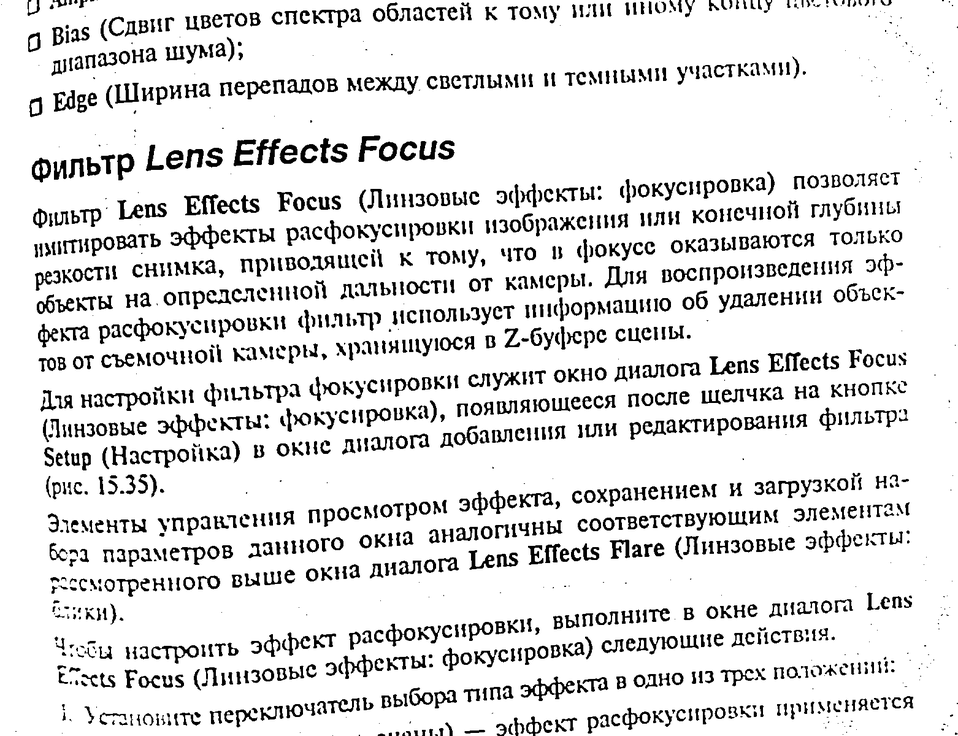
//> input picture project/AdaptiveIntegralThresholding-master/build/threshold_opencv.png, 958 x 736 px, shrunk from 1562 x 1200 before the run
$ ./main build/threshold_opencv.png   (built with g++ and OpenCV 4)
//> lines starting //> are read from the running program, lines starting //| are printed output that depends on the picture; after the words box and inside, x2 and y2 are one past the last pixel; in counts of white or black regions, pixels touching at a corner belong together
### project/AdaptiveIntegralThresholding-master/ThresholdMethods.h
// ThresholdMethods.h

#ifndef THRESHOLDMETHODS_H
#define THRESHOLDMETHODS_H

#include <opencv2/core.hpp>

// void thresholdIntegral(const cv::Mat &inputMat, cv::Mat &outputMat);
// cv::Mat binarizeImage(const cv::Mat& grayImage, const cv::Mat& localMean, const cv::Mat& localStdDev, int windowSize, double sigma_global_min, double sigma_global_max);
void calcMeanAndStdDev(const cv::Mat& image, cv::Mat& mean, cv::Mat& stddev, int windowSize);
cv::Mat binarizeImage(const cv::Mat& grayImage, const cv::Mat& threshold) ;
void calcThresholdMatrix(const cv::Mat& grayImage, const cv::Mat& localMean, const cv::Mat& localStdDev, cv::Mat& threshold);
// Prototype for the custom thresholding method
// void customBinarization(const cv::Mat& src, cv::Mat& dst, int windowSize);


#endif // THRESHOLDMETHODS_H

### project/AdaptiveIntegralThresholding-master/ThresholdMethods.cpp
// ThresholdMethods.cpp
#include <omp.h>
#include "ThresholdMethods.h"
#include <opencv2/opencv.hpp>
#include <algorithm>
#include <chrono>
#include <opencv2/imgproc/imgproc.hpp>
#include <cmath>
#include <iostream>
#include <limits>
using namespace std;
// Helper function to calculate mean and standard deviation within a window
void calcMeanAndStdDev(const cv::Mat& image, cv::Mat& mean, cv::Mat& stddev, int windowSize) {
    cv::Mat sum, sumSq;
    cv::integral(image, sum, sumSq, CV_64F);
    cout << "Inside calcMeanAndStdDev function" << endl;

    cv::integral(image, sum, sumSq, CV_64F);
    cout << "Sum and sumSq matrices should be of size: " << image.rows + 1 << "x" << image.cols + 1 << endl;
    cout << "Actual sizes are: sum - " << sum.rows << "x" << sum.cols << ", sumSq - " << sumSq.rows << "x" << sumSq.cols << endl;

    // Initialize mean and stddev with the correct size and type
    mean.create(image.size(), CV_64F);
    stddev.create(image.size(), CV_64F);
    for (int y = 0; y < image.rows; ++y) {
        for (int x = 0; x < image.cols; ++x) {

            int x0 = std::max(0, x - windowSize / 2);
            int y0 = std::max(0, y - windowSize / 2);
            int x1 = std::min(image.cols - 1, x + windowSize / 2);
            int y1 = std::min(image.rows - 1, y + windowSize / 2);
            // It's crucial to ensure that all indices are within valid range
            if (x0 < 0 || x1 >= sum.cols || y0 < 0 || y1 >= sum.rows) {
                cerr << "Index out of range!" << endl;
                continue; // Skip this iteration to avoid segmentation fault
            }
            double area = (x1 - x0) * (y1 - y0);
            double sumVal = sum.at<double>(y1, x1) - sum.at<double>(y0, x1) - sum.at<double>(y1, x0) + sum.at<double>(y0, x0);
            double sumSqVal = sumSq.at<double>(y1, x1) - sumSq.at<double>(y0, x1) - sumSq.at<double>(y1, x0) + sumSq.at<double>(y0, x0);
            // Check if the variance is non-negative before taking the square root
            mean.at<double>(y, x) = sumVal / area;
            double variance = sumSqVal / area - mean.at<double>(y, x) * mean.at<double>(y, x);
            if (variance < 0) {
                cerr << "Negative variance encountered!" << endl;
                stddev.at<double>(y, x) = 0;
            } else {
                stddev.at<double>(y, x) = sqrt(variance);
            }
            stddev.at<double>(y, x) = sqrt(sumSqVal / area - mean.at<double>(y, x) * mean.at<double>(y, x));

        }
    }
        cout << "Mean and standard deviation calculated successfully." << endl;
}

// [35 lines of commented-out code are left out]

void calcThresholdMatrix(const cv::Mat& grayImage, const cv::Mat& localMean, const cv::Mat& localStdDev, cv::Mat& threshold) {
    auto start = std::chrono::high_resolution_clock::now();
    double mg = cv::mean(grayImage)[0];
    cout << "Inside calcThresholdMatrix function" << endl;
    threshold = cv::Mat::zeros(grayImage.size(), CV_64F);
    // 定义块大小
    int blockSize = 16; // 根据您的具体情况可能需要调整

    double sigmaMin = *std::min_element(localStdDev.begin<double>(), localStdDev.end<double>());
    double sigmaMax = *std::max_element(localStdDev.begin<double>(), localStdDev.end<double>());

    #pragma omp parallel for collapse(2) schedule(dynamic, blockSize)
    for (int y = 0; y < grayImage.rows; y += blockSize) {
        for (int x = 0; x < grayImage.cols; x += blockSize) {
            // 确定每个块的实际尺寸，处理边界情况

            int blockHeight = std::min(blockSize, grayImage.rows - y);
            int blockWidth = std::min(blockSize, grayImage.cols - x);

            for (int i = y; i < y + blockHeight; ++i) {
                for (int j = x; j < x + blockWidth; ++j) {

                    double mw = localMean.at<double>(i, j);
                    double sigmaW = localStdDev.at<double>(i, j);
                    if (sigmaW == 0) sigmaW = 1e-6;

                    double sigmaAdaptive = (sigmaW - sigmaMin) / (sigmaMax - sigmaMin);
                    double T;
                    double denominator = (mg + sigmaW) * (sigmaAdaptive + sigmaW);
                    if (denominator == 0)
                    {
                        threshold.at<double>(i, j) = 0;
                    } else {double T = mw - (mw * mw - sigmaW * sigmaW) / denominator;
                            threshold.at<double>(i, j) = T;
                    }
                }
            }
        }
    }
}

cv::Mat binarizeImage(const cv::Mat& grayImage, const cv::Mat& threshold) {
    cv::Mat binaryImage = cv::Mat::zeros(grayImage.size(), CV_8U); // 创建与输入图像相同尺寸的空白图像

    for (int y = 0; y < grayImage.rows; ++y) {
        for (int x = 0; x < grayImage.cols; ++x) {
            binaryImage.at<uchar>(y, x) = (grayImage.at<uchar>(y, x) <= threshold.at<double>(y, x)) ? 0 : 255;
        }
    }

    return binaryImage;
}


// [90 lines of commented-out code are left out]

### project/AdaptiveIntegralThresholding-master/main.cpp
#include <opencv2/core.hpp>
#include <opencv2/highgui/highgui.hpp>
#include <opencv2/imgproc/imgproc.hpp>
#include "ThresholdMethods.h"
#include <iostream>
#include <sstream>

using namespace std;
using namespace cv;
bool headless = false;


int main(int argc, char *argv[])
{
    if (argc != 2) {
        cerr << "Usage: " << argv[0] << " <ImagePath>" << endl;
        return -1;
    }

    cout << "Loading image..." << endl;
    Mat src = imread(argv[1], IMREAD_GRAYSCALE);
//> src is the input picture: 736 rows x 958 cols, CV_8UC1; min 0, max 255, mean 224.2

    if (src.empty()) {
        cerr << "Problem loading image!!!" << endl;
        return -1;
    } else {
        cout << "Image loaded successfully." << endl;
    }

    Mat gray;

    if (src.channels() == 3) {
        cvtColor(src, gray, COLOR_BGR2GRAY);
    } else {
        gray = src;
    }


    // 平滑滤波
    Mat blurred;
    GaussianBlur(gray, blurred, Size(5, 5), 0);

    // 自适应阈值
    Mat bw;
    int blockSize = 21;  // 假设文本较大，可以尝试更大或更小的值
    double C = 3.5;        // 可能需要微调
    adaptiveThreshold(blurred, bw, 255, ADAPTIVE_THRESH_GAUSSIAN_C, THRESH_BINARY, blockSize, C);
//> bw: 736 rows x 958 cols, CV_8UC1; 82.8% white; 1423 black regions (232 under 20 px), largest, box (x1, y1, x2, y2) and area: (157, 412, 217, 439) 543, (520, 676, 575, 702) 537, (170, 224, 219, 251) 528

    // 形态学操作：使用一个小的矩形核进行开运算
    Mat kernel = getStructuringElement(MORPH_RECT, Size(3, 3));
    morphologyEx(bw, bw, MORPH_OPEN, kernel);
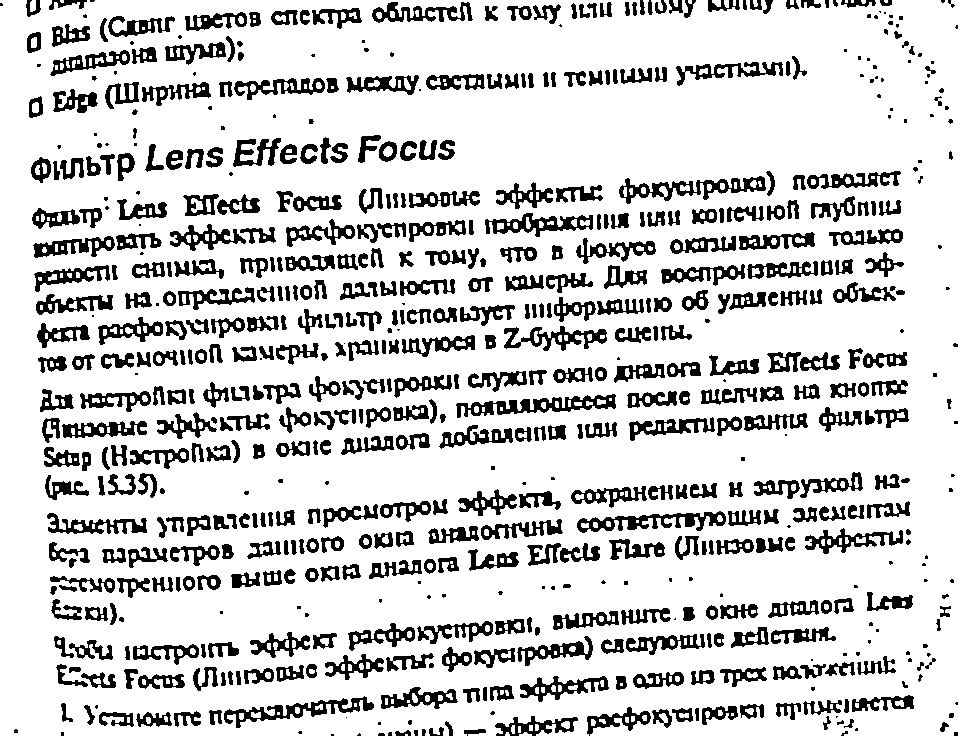
//> bw: 736 rows x 958 cols, CV_8UC1; 81.4% white; 646 black regions (139 under 20 px), largest, box (x1, y1, x2, y2) and area: (456, 394, 616, 418) 1503, (619, 176, 766, 204) 1396, (577, 511, 726, 533) 1342

    // 显示和保存结果
    imshow("threshold_opencv", bw);
    imwrite("threshold_opencv.png", bw);
    // [34 lines of commented-out code are left out]
    int windowSize = 20 ;

    Mat localMean, localStdDev, binaryImage;
    // Calculate local mean and standard deviation
    cout << "Calculating mean and standard deviation..." << endl;
    try {
        calcMeanAndStdDev(src, localMean, localStdDev, windowSize);
//> in calcMeanAndStdDev, `cv::integral(image, sum, sumSq, CV_64F);`:
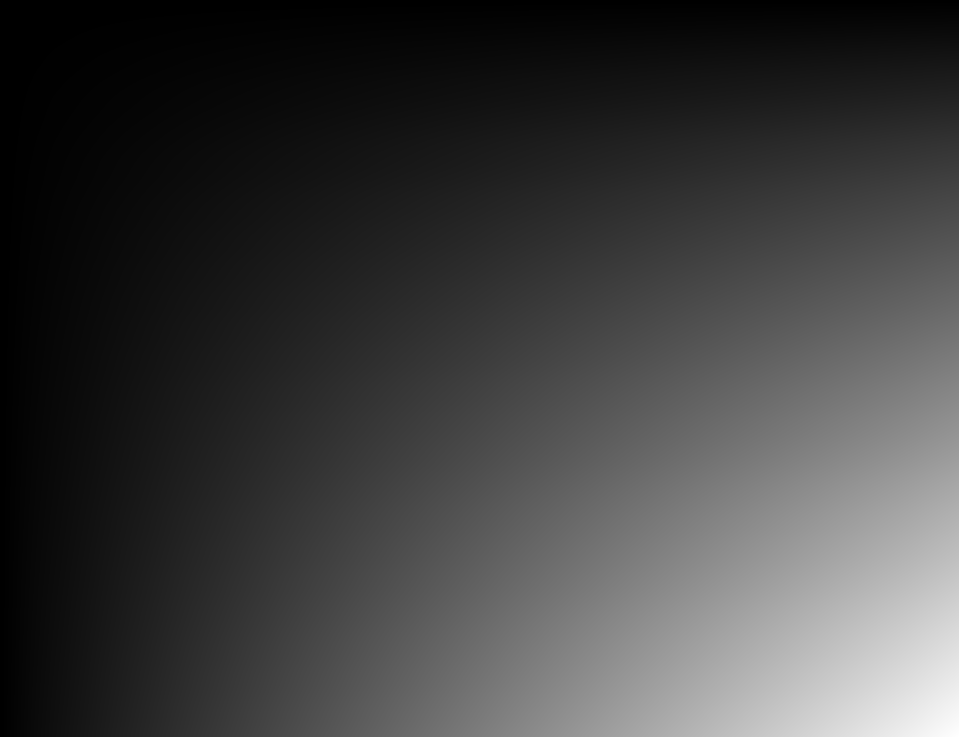
//> sum: 737 rows x 959 cols, CV_64FC1; min 0, max 158059003, mean 39029837.6; drawn with min black and max white
//| Sum and sumSq matrices should be of size: 737x959
//| Actual sizes are: sum - 737x959, sumSq - 737x959
//> after the loop in calcMeanAndStdDev, `for (int y = 0; y < image.rows; ++y)`:
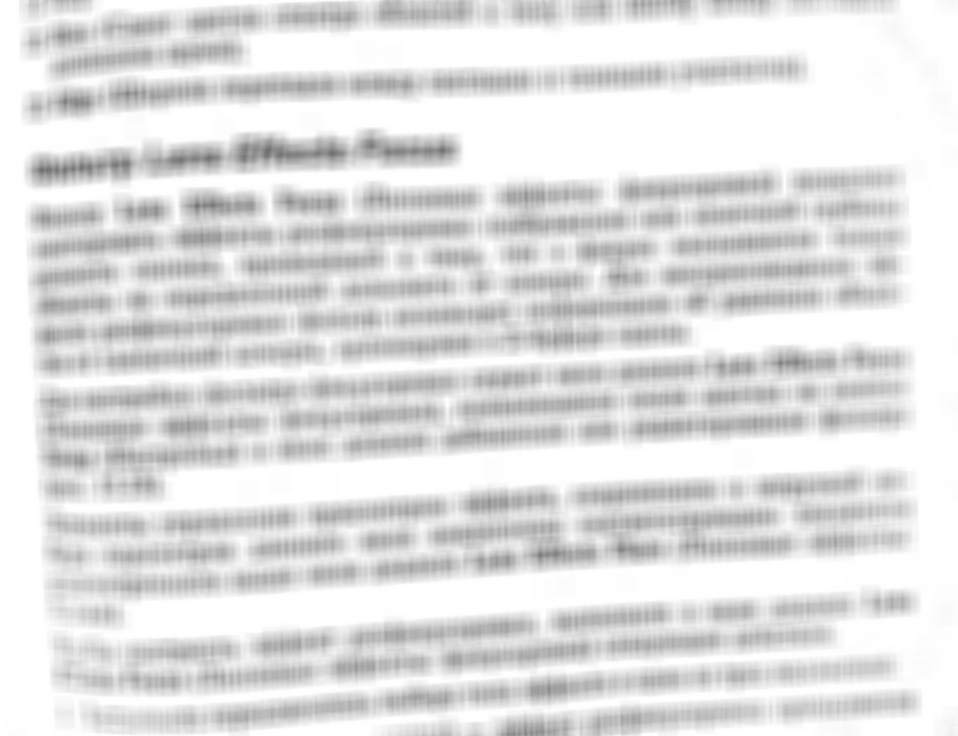
//> mean: 736 rows x 958 cols, CV_64FC1; min 110.8, max 255, mean 224.1
//> after the loop in calcMeanAndStdDev, `for (int y = 0; y < image.rows; ++y)`:
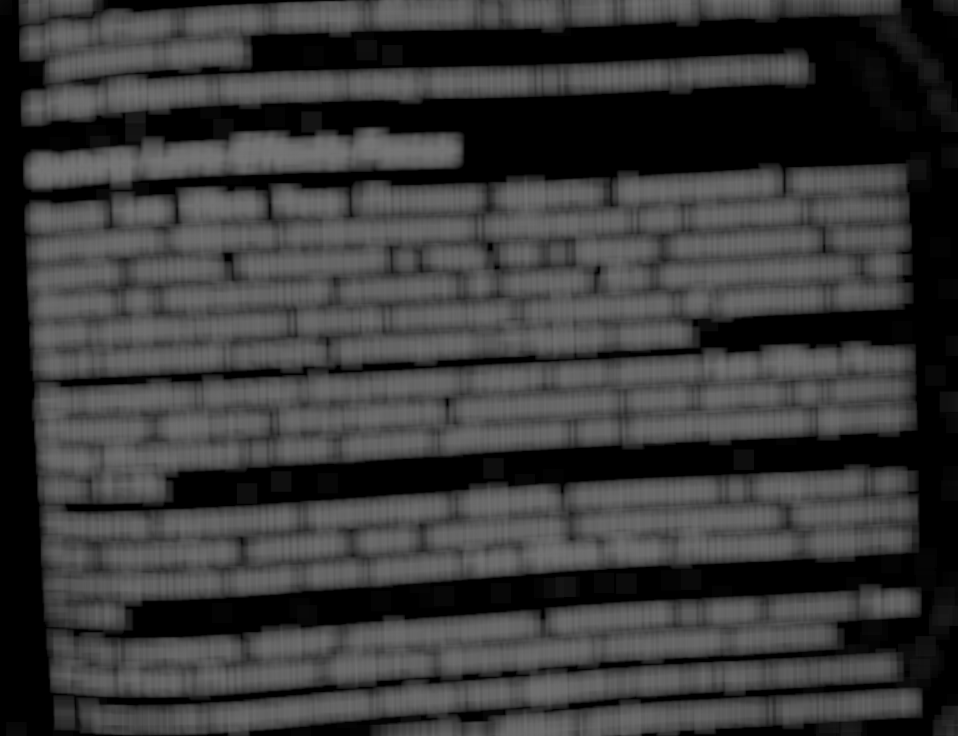
//> stddev: 736 rows x 958 cols, CV_64FC1; min 0, max 119.1, mean 57.4
        cout << "Local mean and standard deviation calculated." << endl;
    } catch (const cv::Exception& e) {
        cerr << "OpenCV error: " << e.what() << endl;
        return -1;
    }
    Mat threshold;
    calcThresholdMatrix(src, localMean, localStdDev, threshold);
//> in calcThresholdMatrix, `double mg = cv::mean(grayImage)[0];`: mg = 224.2
//> in calcThresholdMatrix, `double sigmaMin = *std::min_element(localStdDev.begin<double>(), local..`: sigmaMin = 0
//> in calcThresholdMatrix, `double sigmaMax = *std::max_element(localStdDev.begin<double>(), local..`: sigmaMax = 119.1
//> after the loop in calcThresholdMatrix, `for (int y = 0; y < grayImage.rows; y += blockSize)`:
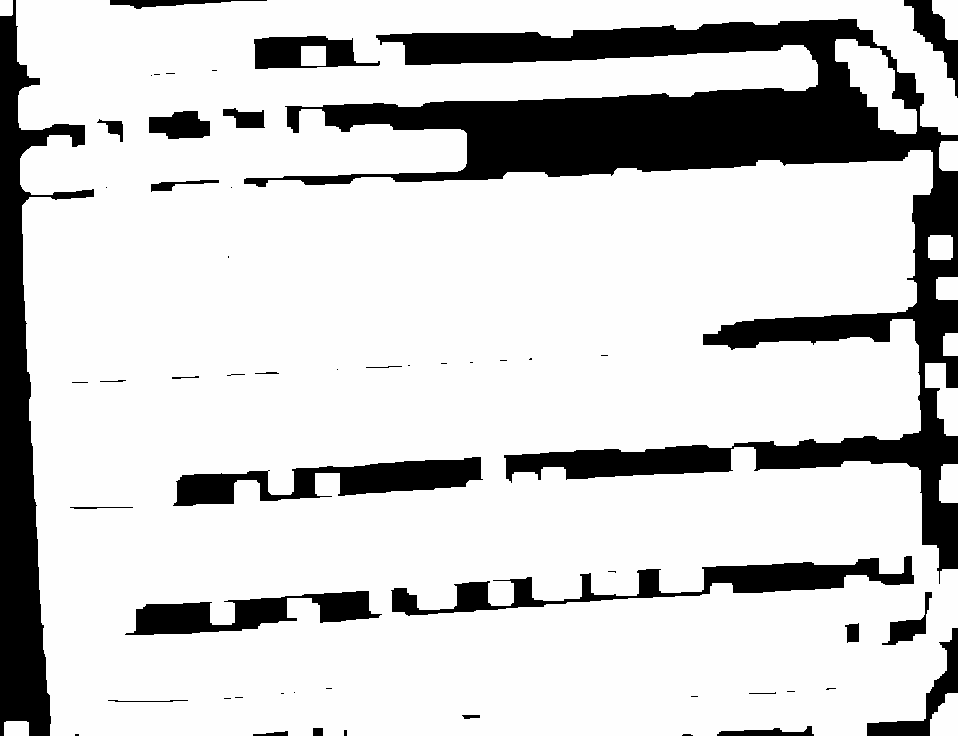
//> threshold: 736 rows x 958 cols, CV_64FC1; min -287654610.9, max 243, mean -54934658.4; drawn with min black and max white

    // // Estimate global standard deviation
    // Scalar globalMean, globalStdDev;
    // meanStdDev(gray, globalMean, globalStdDev);
    // // Heuristics for sigma_min and sigma_max
    // double sigma_global_min = globalStdDev[0] * 0.5;
    // double sigma_global_max = globalStdDev[0] * 1.5;
    //Calculate the minimum and maximum local standard deviation of the entire image
    double minLocalStdDev = DBL_MAX;
    double maxLocalStdDev = DBL_MIN;
    for (int y = 0; y < localStdDev.rows; ++y) {
        for (int x = 0; x < localStdDev.cols; ++x) {
            double stdDevValue = localStdDev.at<double>(y, x);
            if (stdDevValue < minLocalStdDev) minLocalStdDev = stdDevValue;
            if (stdDevValue > maxLocalStdDev) maxLocalStdDev = stdDevValue;
        }
    }
//> this loop made 736 passes
//> maxLocalStdDev on passes 1 to 3: 108, 108.4, 109
//> after the loop, minLocalStdDev = 0; maxLocalStdDev = 119.1

// [13 lines of commented-out code are left out]
    binaryImage = binarizeImage(src, threshold);
//> after the loop in binarizeImage, `for (int y = 0; y < grayImage.rows; ++y)`:
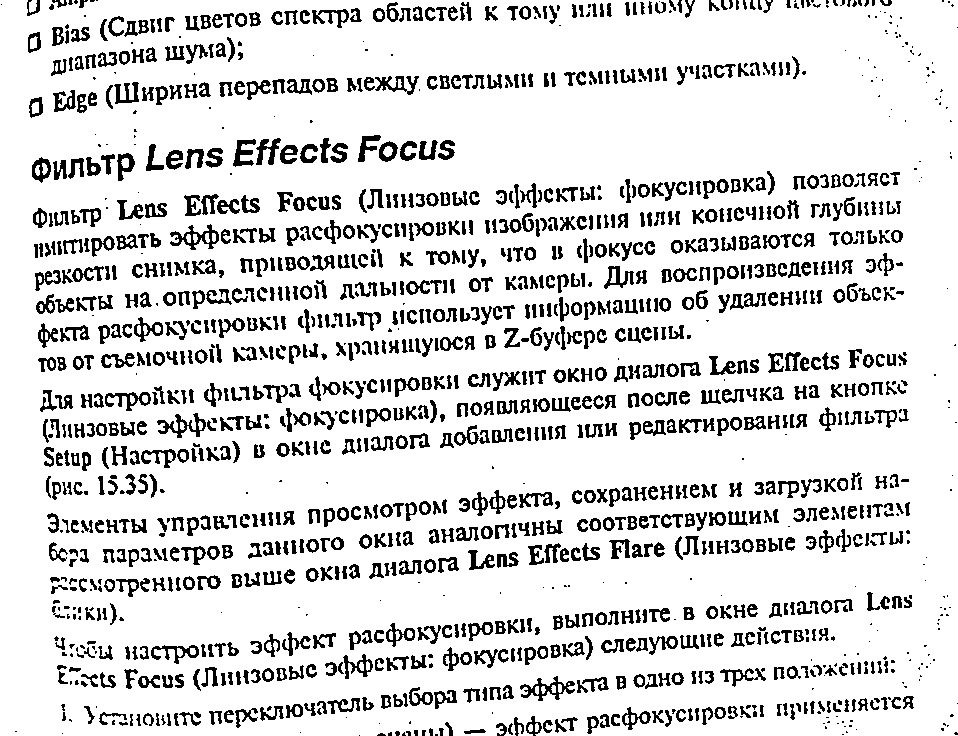
//> binaryImage: 736 rows x 958 cols, CV_8UC1; 85.5% white; 1468 black regions (325 under 20 px), largest, box (x1, y1, x2, y2) and area: (520, 676, 575, 701) 471, (170, 224, 219, 250) 462, (157, 413, 206, 438) 430
    // Display and save the binary image if not empty
    cout << "Displaying and saving binary image..." << endl;
    if (!binaryImage.empty()) {

        std::ostringstream filenameStream;
        filenameStream << "binary_" << windowSize << ".png";
        std::string filename = filenameStream.str();


        cv::imwrite(filename, binaryImage);
        if (!headless) {
            cv::imshow("Binary Image", binaryImage);
            cv::waitKey(0);
        }
    } else {
        cerr << "Error: The binary image is empty." << endl;
    }

    return 0;
}
